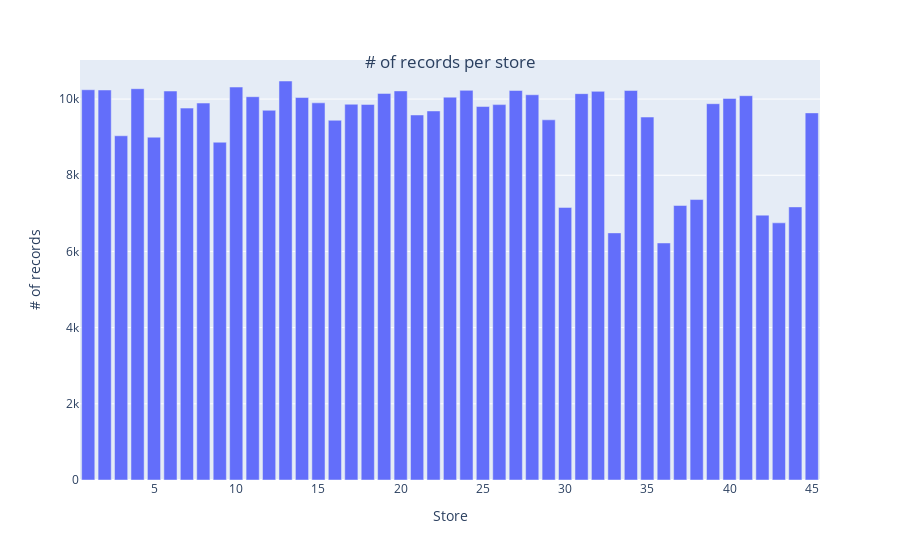

Here is the notebook cell this chart was saved with:
### Code cell
fig = px.bar(df, x = df.Store.value_counts().index,y = df.Store.value_counts().values,
            labels={
                     "x": "Store",
                     "y": "# of records"
                 })

fig.update_layout(title={'text' : "# of records per store",
                         'y':0.9,
                         'x':0.5,
                         'xanchor' : 'center',
                         'yanchor' : 'top'})
fig.show()

### Figure 1 — Plotly figure (JSON) as saved in the notebook; plotly's stock layout.template omitted (floating-point values rounded to 4 significant figures)
{"data": [{"alignmentgroup": "True", "hovertemplate": "Store=%{x}<br># of records=%{y}<extra></extra>", "legendgroup": "", "marker": {"color": "#636efa", "pattern": {"shape": ""}}, "name": "", "offsetgroup": "", "orientation": "v", "showlegend": false, "textposition": "auto", "type": "bar", "x": [13, 10, 4, 1, 2, 24, 27, 34, 20, 6, 32, 19, 31, 28, 41, 11, 23, 14, 40, 15, 8, 39, 17, 18, 26, 25, 7, 12, 22, 45, 21, 35, 29, 16, 3, 5, 9, 38, 37, 44, 30, 42, 43, 33, 36], "xaxis": "x", "y": [10474, 10315, 10272, 10244, 10238, 10228, 10225, 10224, 10214, 10211, 10202, 10148, 10142, 10113, 10088, 10062, 10050, 10040, 10017, 9901, 9895, 9878, 9864, 9859, 9854, 9804, 9762, 9705, 9688, 9637, 9582, 9528, 9455, 9443, 9036, 8999, 8867, 7362, 7206, 7169, 7156, 6953, 6751, 6487, 6222], "yaxis": "y"}], "layout": {"autosize": true, "barmode": "relative", "legend": {"tracegroupgap": 0}, "margin": {"t": 60}, "title": {"text": "# of records per store", "x": 0.5, "xanchor": "center", "y": 0.9, "yanchor": "top"}, "xaxis": {"anchor": "y", "autorange": true, "domain": [0, 1], "range": [0.5, 45.5], "title": {"text": "Store"}, "type": "linear"}, "yaxis": {"anchor": "x", "autorange": true, "domain": [0, 1], "range": [0, 11030.0], "title": {"text": "# of records"}, "type": "linear"}}}
